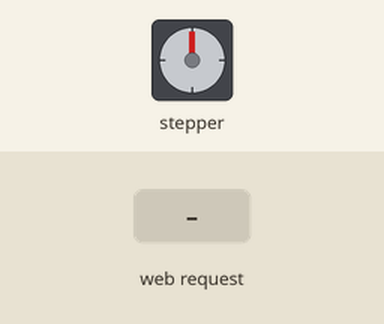
This sketch was run on a simulated ESP32. Parts: stepper motor. The test bench sets the inputs (shaded band). WiFi joins after 1.5 s; servers stay silent unless stated; stepper angles assume 2038 steps per turn; what the sketch prints to the serial monitor is not drawn.

Above: at 2.7 s.
2.8 s: HTTP request GET /forward received
At 3.25 s:
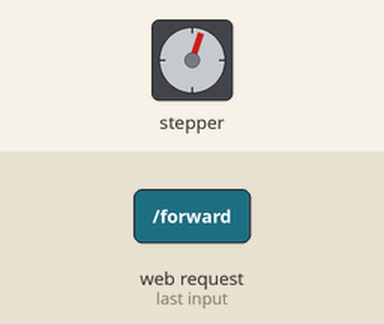
At 3.85 s:
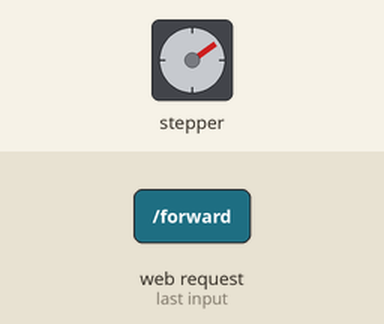
Timing chart, 0 to 16.3 s (numbered marks = the images above; inputs shaded):
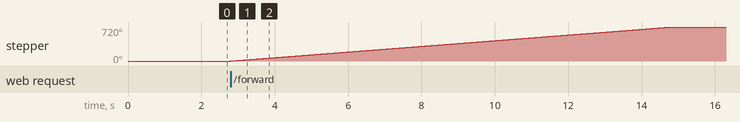

The sketch:

12.ino
```cpp
#include <Stepper.h>
#include <WiFi.h>
#include <WebServer.h>

// motor parameters（28BYJ-48）
const int STEPS_PER_REV = 2038;  // actual step/turn
const int MOTOR_PIN1 = 14;       // IN1
const int MOTOR_PIN2 = 27;       // IN2
const int MOTOR_PIN3 = 16;       // IN3
const int MOTOR_PIN4 = 17;       // IN4

// fixed parameters
const int motorSpeed = 10;      // fixed rotational speed 10 RPM
const int rotationCount = 2;    // fixedly rotate for 2 turns

// WiFi credential
const char* ssid = "YourWiFiSSID";
const char* password = "YourWiFiPassword";

// Initialize the stepper motor (note the pin sequence: IN1-IN3-IN2-IN4)
Stepper myStepper(STEPS_PER_REV, MOTOR_PIN1, MOTOR_PIN3, MOTOR_PIN2, MOTOR_PIN4);

WebServer server(80);  // create Web server at port 80

void setup() {
  Serial.begin(115200);

  // connect to WiFi
  WiFi.begin(ssid, password);
  Serial.print("Connecting to WiFi...");
  while (WiFi.status() != WL_CONNECTED) {
    delay(500);
    Serial.print(".");
  }
  Serial.println("");
  Serial.println("WiFi connected");
  Serial.print("IP address: ");
  Serial.println(WiFi.localIP());

  // set the router
  server.on("/", handleRoot);
  server.on("/forward", []() {
    rotateMotor(rotationCount, false);
    server.send(200, "text/plain", "");
  });
  server.on("/reverse", []() {
    rotateMotor(rotationCount, true);
    server.send(200, "text/plain", "");
  });

  server.begin();
  Serial.println("HTTP server started");
}

void loop() {
  server.handleClient();
}

// motor rotation function
void rotateMotor(int turns, bool reverse) {
  myStepper.setSpeed(motorSpeed);
  int steps = STEPS_PER_REV * turns * (reverse ? -1 : 1);
  myStepper.step(steps);
}

// web page interface
void handleRoot() {
  String html = R"=====(
<!DOCTYPE html>
<html>
<head>
  <meta name="viewport" content="width=device-width, initial-scale=1">
  <title>Stepper Motor Control</title>
  <style>
    body {
      font-family: Arial;
      text-align: center;
      margin: 0 auto;
      padding: 20px;
      max-width: 400px;
    }
    .control-panel {
      margin: 20px auto;
      padding: 20px;
      background: #f5f5f5;
      border-radius: 10px;
      box-shadow: 0 2px 5px rgba(0,0,0,0.1);
    }
    .btn {
      display: inline-block;
      padding: 12px 24px;
      margin: 10px;
      background: #3498db;
      color: white;
      text-decoration: none;
      border-radius: 5px;
      border: none;
      font-size: 16px;
      cursor: pointer;
      transition: background 0.3s;
    }
    .btn:hover {
      background: #2980b9;
    }
    .btn-reverse {
      background: #e74c3c;
    }
    .btn-reverse:hover {
      background: #c0392b;
    }
  </style>
</head>
<body>
  <div class="control-panel">
    <h2>Stepper Motor Control</h2>
    <p>Fixed setting: Speed 10 RPM, 2 turns each time</p>
    <button class="btn" onclick="controlMotor('forward')">Forward</button>
    <button class="btn btn-reverse" onclick="controlMotor('reverse')">Reversal</button>
  </div>

  <script>
    function controlMotor(direction) {
      fetch('/' + direction)
        .catch(err => console.log('Request failed', err));
    }
  </script>
</body>
</html>
)=====";

  server.send(200, "text/html", html);
}
```

Measured:
- after the input at 2.8 s, stepper: turns 720° clockwise in 12.0 s, starting at once
